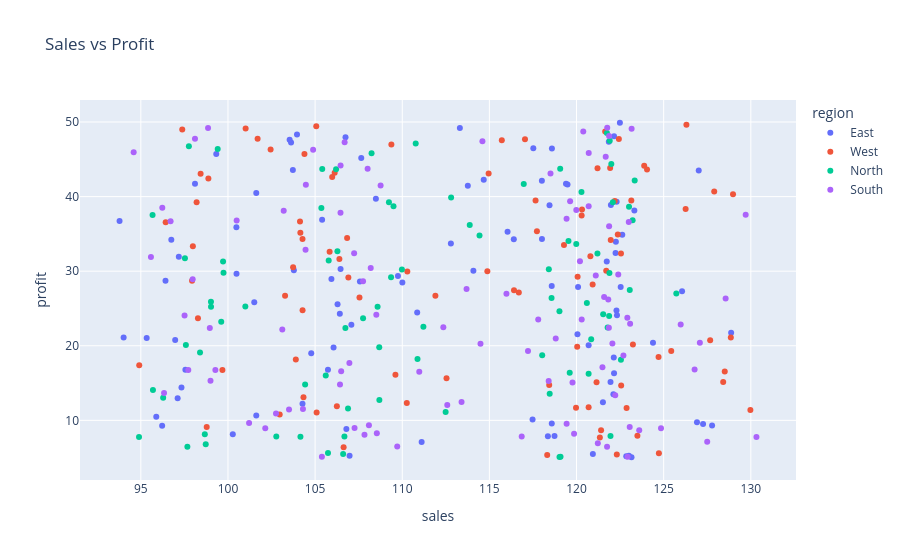

The cell this chart's notebook holds for it:
### Markdown cell above
## 2. Interactive scatter

### Code cell
fig = px.scatter(df, x='sales', y='profit', color='region',
                 hover_data=['date'], title='Sales vs Profit')
fig.show()
